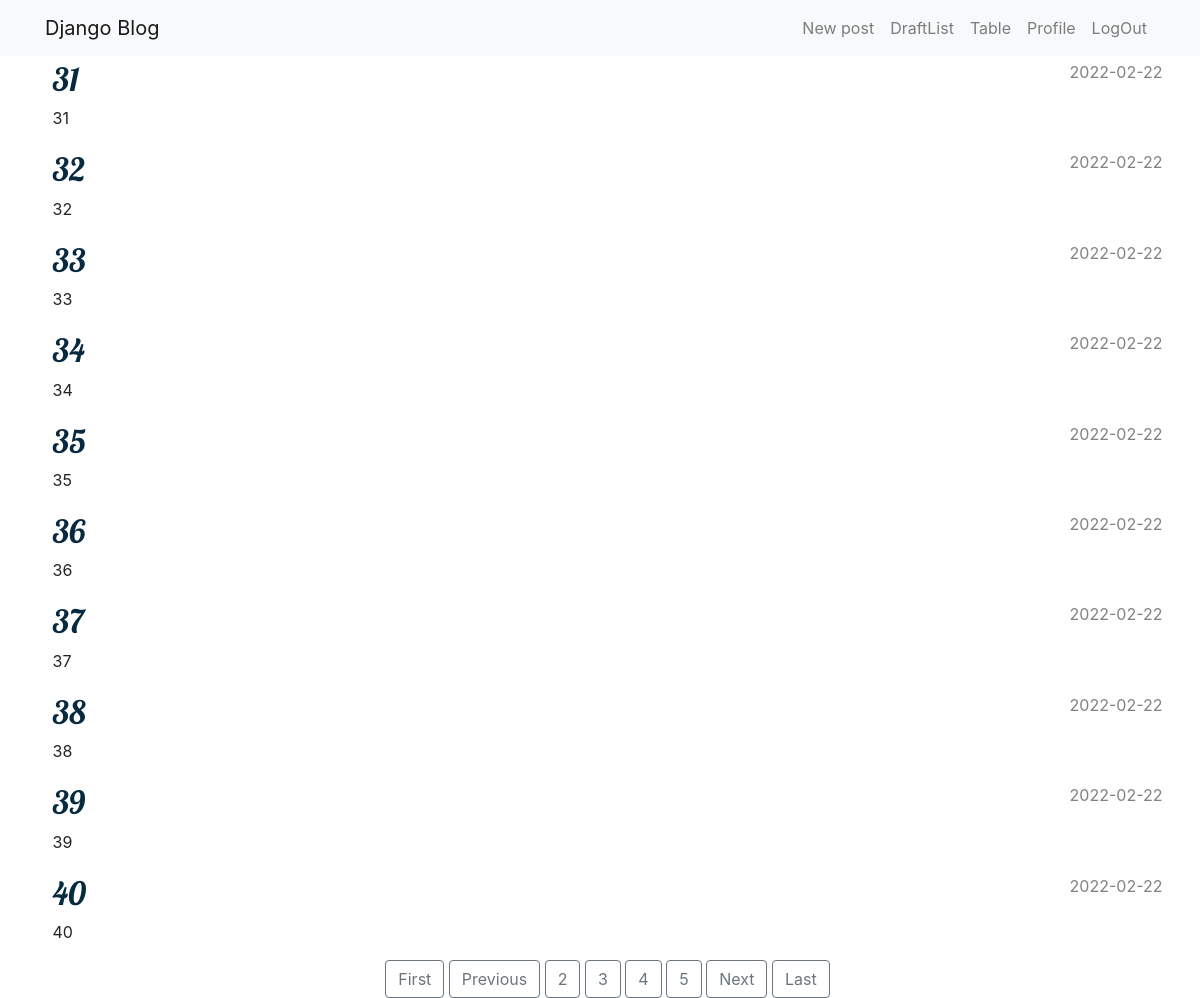
The app's page /list?page=4 (signed in) with its own data.
### blog/models.py (models this page shows, shortened)
class Post(models.Model):
    author = models.ForeignKey(settings.AUTH_USER_MODEL, on_delete=models.CASCADE)
    title = models.CharField(max_length=200)
    text = models.TextField()
    created_date = models.DateTimeField(default=timezone.now)
    published_date = models.DateTimeField(blank=True, null=True)

### blog/views.py (the view)
# urls.py: path('list', views.post_list, name='post_list'),
@login_required
def post_list(request):
    posts = Post.objects.filter(published_date__lte=timezone.now()).order_by('published_date')
    paginator = Paginator(posts, 10) # Show 10 contacts per page.
    page_number = request.GET.get('page')
    page_obj = paginator.get_page(page_number)
    return render(request, 'blog/post_list.html', {'page_obj': page_obj})

### blog/templates/blog/post_list.html
{% extends 'blog/base.html' %}
{% block content %}
    {% for post in page_obj %}
        <article class="post">
            <time class="date">
              {{ post.published_date|date:'Y-m-d'}}
            </time>
            <h2><a href="{% url 'post_detail' pk=post.pk %}">{{ post.title }}</a></h2>
            <p>{{ post.text|linebreaksbr }}</p>
        </article>
    {% endfor %}
    <div class="text-center">
        {% if page_obj.has_previous %}
          <a class="btn btn-outline-secondary" href="?page=1">First</a>
          <a class="btn btn-outline-secondary" href="?page={{ page_obj.previous_page_number }}">Previous</a>
        {% endif %}
        {% for num in page_obj.paginator.page_range %}
          {% if page_obj.number == num %}
            <a class="btn btn-outline-secondary" href="?page={{ num }}">{{ num }}</a>
          {% elif num > page_obj.number|add:'-3' and num < page_obj.number|add:'3' %}
            <a class="btn btn-outline-secondary" href="?page={{ num }}">{{ num }}</a>
          {% endif %}
        {% endfor %}
        {% if page_obj.has_next %}
          <a class="btn btn-outline-secondary" href="?page={{ page_obj.next_page_number }}">Next</a>
          <a class="btn btn-outline-secondary" href="?page={{ page_obj.paginator.num_pages }}">Last</a>
        {% endif %}
      </div>
{% endblock %}

### blog/static/css/blog.css (style rules this page uses)
h1 a, h2 a { color: #072a40; font-family: 'Lobster'; }
body { padding-left: 15px; }
h1, h2, h3, h4 { font-family: 'Lobster', cursive; }
.date { color: #828282; }
.post { margin-top: 20px; }
.post h2 a, .post h2 a:visited { color: #072a40; }
.post > .date, .post > .actions { float: right; }

### records on screen
Post: published_date "2022-02-22", title "31", text "31"
Post: published_date "2022-02-22", title "32", text "32"
Post: published_date "2022-02-22", title "33", text "33"
Post: published_date "2022-02-22", title "34", text "34"
Post: published_date "2022-02-22", title "35", text "35"
Post: published_date "2022-02-22", title "36", text "36"
Post: published_date "2022-02-22", title "37", text "37"
Post: published_date "2022-02-22", title "38", text "38"
Post: published_date "2022-02-22", title "39", text "39"
Post: published_date "2022-02-22", title "40", text "40"

### other values on screen
{{ num }} "2" "3" "5"
{{ num }} "4"
